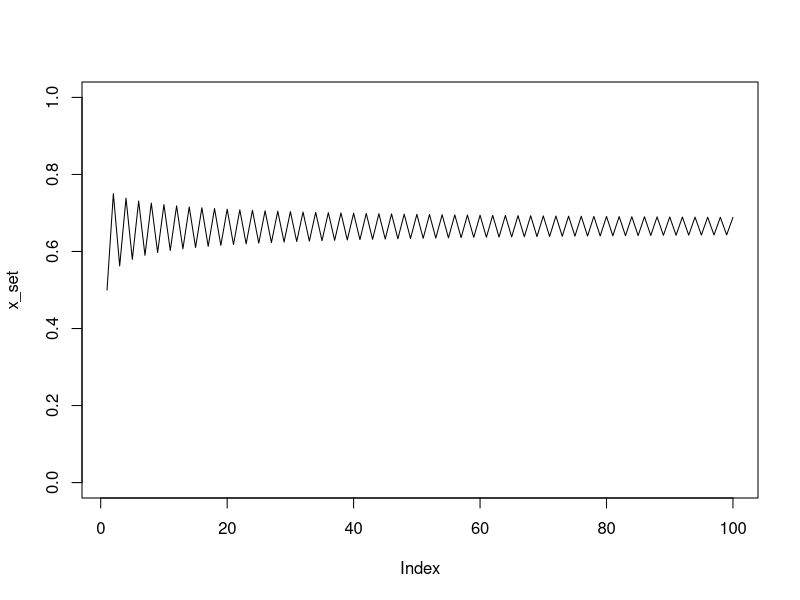

This figure's R source:
n <- 100

r <- 3
x_set <- rep(0,9)
x_set[1] <- 0.5

for (a in 2:n) {
  x_set[a] <- r * x_set[a-1]*(1-x_set[a-1])
}

plot (x_set, type="l", ylim = c(0,1))
